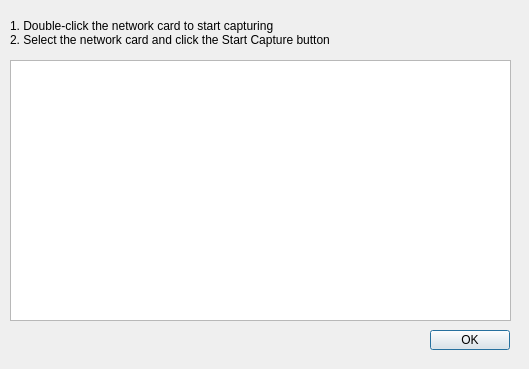
<?xml version="1.0" encoding="UTF-8"?>
<ui version="4.0">
 <class>DeviceWindow</class>
 <widget class="QDialog" name="DeviceWindow">
  <property name="geometry">
   <rect>
    <x>0</x>
    <y>0</y>
    <width>529</width>
    <height>369</height>
   </rect>
  </property>
  <property name="windowTitle">
   <string>Select Device</string>
  </property>
  <property name="windowIcon">
   <iconset resource="resource.qrc">
    <normaloff>:/images/resource/icons/select_device.png</normaloff>:/images/resource/icons/select_device.png</iconset>
  </property>
  <property name="modal">
   <bool>true</bool>
  </property>
  <widget class="QTreeView" name="treeView">
   <property name="geometry">
    <rect>
     <x>10</x>
     <y>60</y>
     <width>501</width>
     <height>261</height>
    </rect>
   </property>
  </widget>
  <widget class="QPushButton" name="pushButton">
   <property name="geometry">
    <rect>
     <x>430</x>
     <y>330</y>
     <width>80</width>
     <height>20</height>
    </rect>
   </property>
   <property name="text">
    <string>OK</string>
   </property>
  </widget>
  <widget class="QLabel" name="label">
   <property name="geometry">
    <rect>
     <x>10</x>
     <y>12</y>
     <width>501</width>
     <height>41</height>
    </rect>
   </property>
   <property name="text">
    <string>1. Double-click the network card to start capturing
2. Select the network card and click the Start Capture button</string>
   </property>
  </widget>
 </widget>
 <resources>
  <include location="resource.qrc"/>
 </resources>
 <connections/>
</ui>
